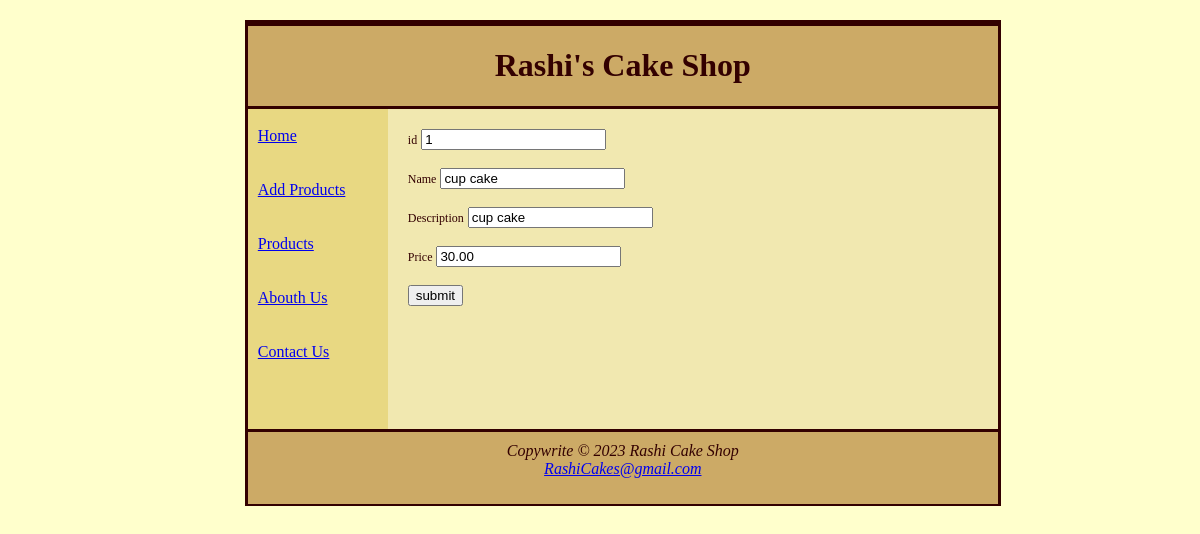
The page /pages/updateproducts.php?id=1 on the database its author committed.
### tables this page shows
CREATE TABLE `product` (
  `id` int(11) NOT NULL,
  `name` varchar(30) NOT NULL,
  `description` varchar(100) NOT NULL,
  `price` decimal(8,2) NOT NULL
);

### pages/updateproducts.php (the view, shortened to what this page needs)
<?php include("../db/db.php");
			$sql = "SELECT * FROM product where id=".htmlspecialchars($_GET["id"]);
			$result = $conn->query($sql);
global $id,$name,$desc,$price;
			if ($result->num_rows > 0) {
				while($row = $result->fetch_assoc()) {
					$name= $row["name"];
					$desc=$row["description"];
					$price=$row["price"];
				}
			}
?>
<!DOCTYPE html PUBLIC "-//W3C//DTD XHTML 1.0 Transitional//EN" "http://www.w3.org/TR/xhtml1/DTD/xhtml1-transitional.dtd">
<html xmlns="http://www.w3.org/1999/xhtml">
<head>
<link rel="stylesheet" type="text/css"  href="../css/style.css"  />
</head>
<body>
<div id="divContainer">
    <div id="divHeader">
     <h1>Rashi's Cake Shop</h1>
    </div>
        <div id="divLeft">
            <a href="../index.php" class="navBar" >Home</a>
            <br />
            <a href="addproducts.php" class="navBar">Add Products</a>
            <br/>
            <a href="products.php" class="navBar">Products</a>
            <br/>
            <a href="abouthUs.php" class="navBar">Abouth Us</a>
            <br/>
            <a href="contactUs.php" class="navBar">Contact Us</a>
        </div>
        <div id="divRight">
                <form method="post" id="frmProduct" >
                     <label for="id">id</label>
                        <input type="text" name="id" placeholder="id" id="id"  readonly="readonly" value='<?php echo  htmlspecialchars($_GET["id"]); ?>' />
                        <br/>
                        <br/>
                    <label for="name">Name</label>
                        <input type="text" name="name" placeholder="Name" id="name" value='<?php echo $name; ?>' />
                        <br/>
                        <br/>
                    <label for="desc">Description</label>
                        <input type="text" name="desc" placeholder="Description" id="desc" value='<?php echo $desc; ?>' />
                        <br/>
                        <br/>
                    <label for="price">Price</label>
                        <input type="text" name="price" placeholder="Price" id="price" value='<?php echo $price; ?>' />
                        <br/>
                        <br/>
                <button type="submit" name="submit" id="submit">submit</button>
                </form>
                <br/>
        </div>
    <div id="divFooter" >
        Copywrite © 2023 Rashi Cake Shop
        <br/>
        <a href="mailto:RashiCakes@gmail.com">RashiCakes@gmail.com</a>
    </div>
</div>
</body>
</html>

### css/style.css (style rules this page uses)
#divContainer { margin-top: 20px; margin-left: 20%; margin-right: 20%; height: 480px; width: 750px; border-style: solid; padding: 0px; }
#divHeader { background-color: #ccaa66; text-align: center; border-bottom-style: solid; border-top-style: solid; height: 80px; margin: 0px; }
#divLeft { background-color: #e8d882; position: relative; padding-left: 10px; white-space:pre-line; left: 0px; width: 130px; height: 320px; float: left; }
#divRight { background-color: #f1e8b0; position: relative; width: 590px; height: 300px; padding: 10px; float: right; }
#divFooter { background-color: #ccaa66; border-top-style: solid; height: 62px; text-align: center; font-style: italic; width: 100%; margin-top: 320px; padding-top: 10px; }
form { padding: 10px; }
label { font-size: 12px; }

### rows shown on the page
product: name "cup cake", desc "cup cake", price "30.00"
